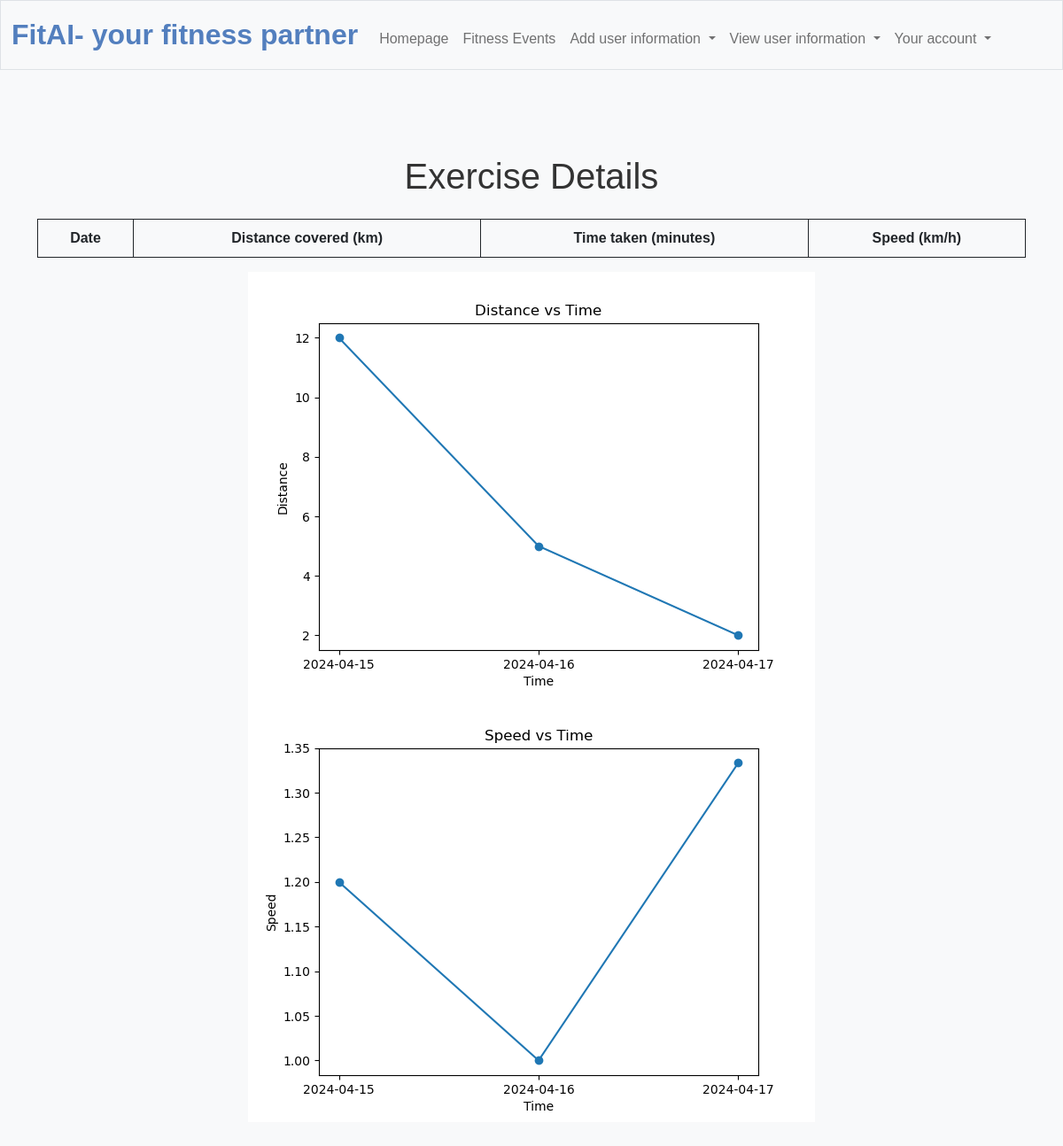
Before: /view_exercises (signed in) with the older database file.
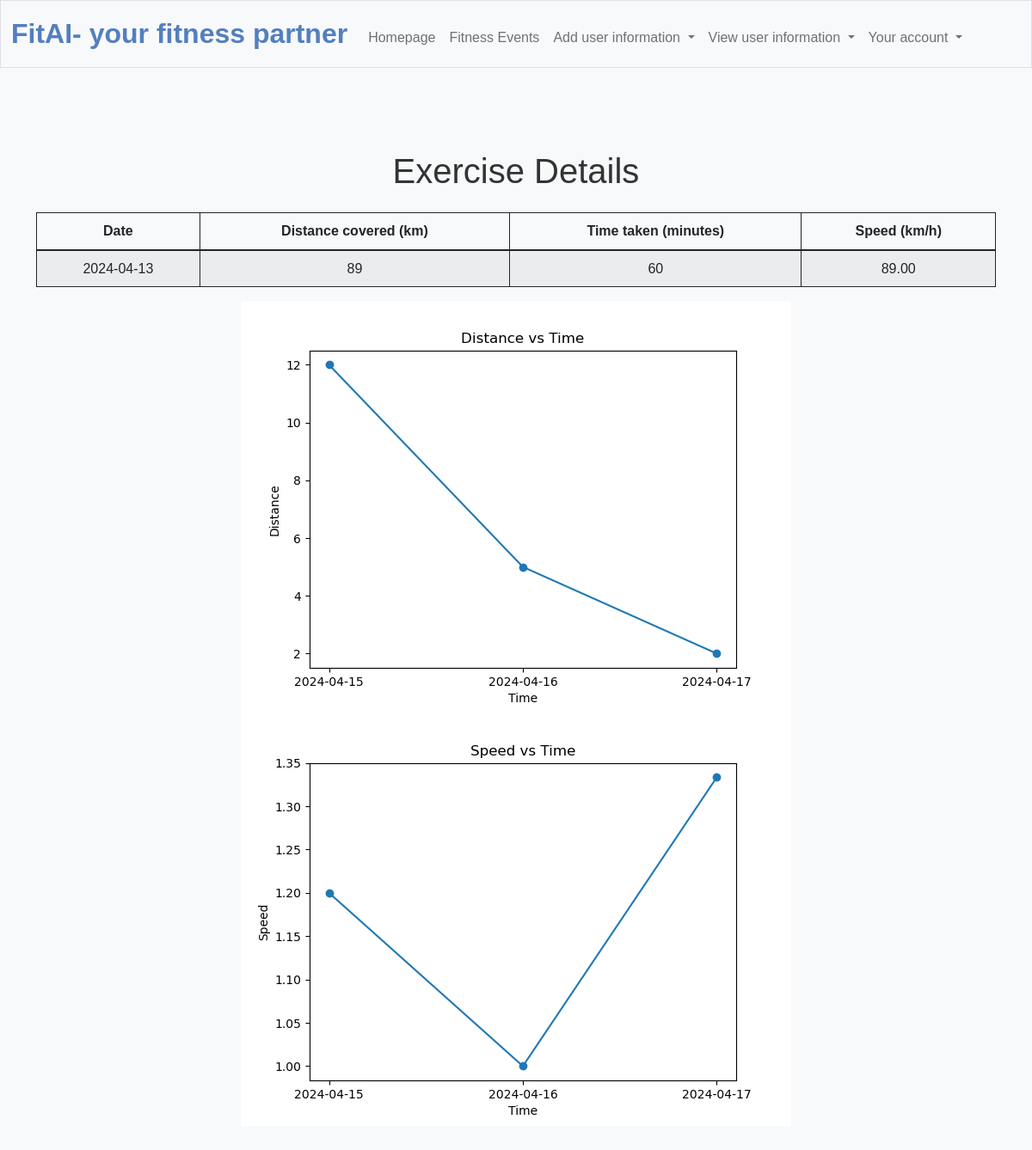
After: the same page with the newer database file.
### tables this page shows
CREATE TABLE "exercise_details" (
    id INTEGER PRIMARY KEY AUTOINCREMENT,
    user_id INTEGER,
    distance_covered DECIMAL,
    time_taken DECIMAL,
    date_log TEXT,
    FOREIGN KEY (user_id) REFERENCES user(id)
);

### app.py (the view)
@app.route("/view_exercises")
@login_required
def view_exercises():
    exercise_details_raw = db.execute("SELECT * FROM exercise_details WHERE user_id = ? ORDER BY date_log ASC", session["user_id"])
    exercise_details = []
    x1=[] #Time
    y1=[] #Distance
    x2=[] #Time
    y2=[] #Speed
    for detail in exercise_details_raw:
        speed = 0
        if detail["time_taken"]:  # To avoid division by zero
            speed = detail["distance_covered"] / (detail["time_taken"] / 60.0)
        x1.append(detail["date_log"])
        x2.append(detail["date_log"])
        y1.append(detail["distance_covered"])
        y2.append(speed)
        exercise_details.append({
            "date_log": detail["date_log"],
            "distance_covered": detail["distance_covered"],
            "time_taken": detail["time_taken"],
            "speed": speed  # This is the speed in km/h
        })
    plt.figure()
    plt.plot(x1, y1, marker='o', linestyle='-')  # 'o' marker for data points, '-' linestyle for lines
    plt.xlabel('Time')
    plt.ylabel('Distance')
    plt.title('Distance vs Time')
    current_directory = os.getcwd()
    plot_file_path = os.path.join(current_directory,"static",'plot_distance.png')
    file_path = plot_file_path  # Specify the path to your file
    if os.path.exists(file_path):
        os.remove(file_path)
        print(f"The file '{file_path}' has been deleted.")
    else:
        print(f"The file '{file_path}' does not exist.")
    plt.savefig(plot_file_path)
    plt.figure()
    plt.plot(x2, y2, marker='o', linestyle='-')  # 'o' marker for data points, '-' linestyle for lines
    plt.xlabel('Time')
    plt.ylabel('Speed')
    plt.title('Speed vs Time')
    current_directory = os.getcwd()
    plot_file_path = os.path.join(current_directory,"static",'plot_speed.png')
    file_path = plot_file_path  # Specify the path to your file
    if os.path.exists(file_path):
        os.remove(file_path)
        print(f"The file '{file_path}' has been deleted.")
    else:
        print(f"The file '{file_path}' does not exist.")
    plt.savefig(plot_file_path)
    return render_template("view_exercises.html", exercise_details=exercise_details,plot_file_path=plot_file_path)

### app.py (called while the page is built)
@app.after_request
def after_request(response):
    response.headers["Cache-Control"] = "no-cache, no-store, must-revalidate"
    response.headers["Expires"] = 0
    response.headers["Pragma"] = "no-cache"
    return response

### helpers.py (called while the page is built)
def login_required(f):
    @wraps(f)
    def decorated_function(*args, **kwargs):
        if session.get("user_id") is None:
            return redirect("/login")
        return f(*args, **kwargs)
    return decorated_function

### templates/view_exercises.html (shortened to what this page needs)
{% extends "layout.html" %}
{% block main %}
<div class="container mt-5">
    <h1 class="text-center mb-4">Exercise Details</h1>
    <table class="table table-striped">
        <thead>
            <tr>
                <th>Date</th>
                <th>Distance covered (km)</th>
                <th>Time taken (minutes)</th>
                <th>Speed (km/h)</th>
            </tr>
        </thead>
        <tbody>
            {% for detail in exercise_details %}
            <tr>
                <td>{{ detail.date_log }}</td>
                <td>{{ detail.distance_covered }}</td>
                <td>{{ detail.time_taken }}</td>
                <td>{{ '%.2f'|format(detail.speed) }}</td>
            </tr>
            {% endfor %}
        </tbody>
    </table>
    <img src="{{ url_for('static', filename='plot_distance.png') }}" alt="Plot">
    <img src="{{ url_for('static', filename='plot_speed.png') }}" alt="Plot">
</div>
{% endblock %}

Changed rows visible on the page:
added exercise_details: date_log "2024-04-13", distance_covered "89", time_taken "60", speed "89.00"
